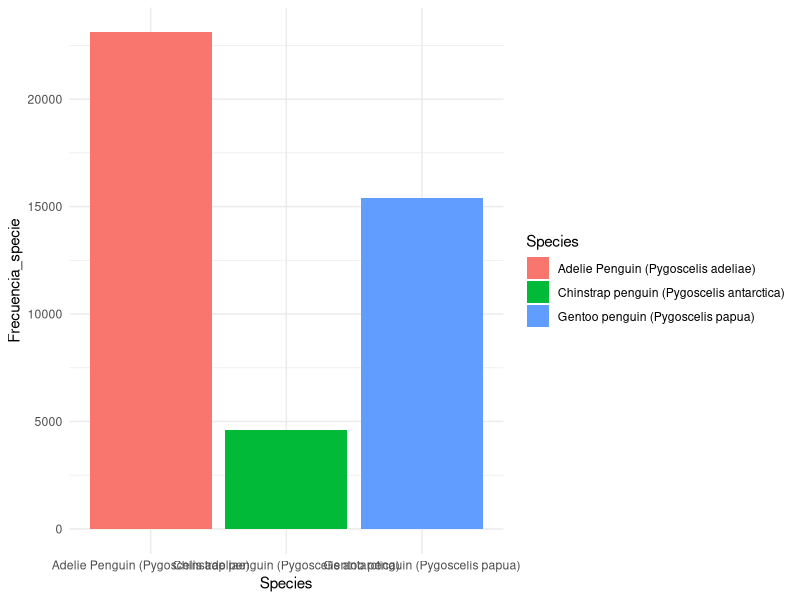
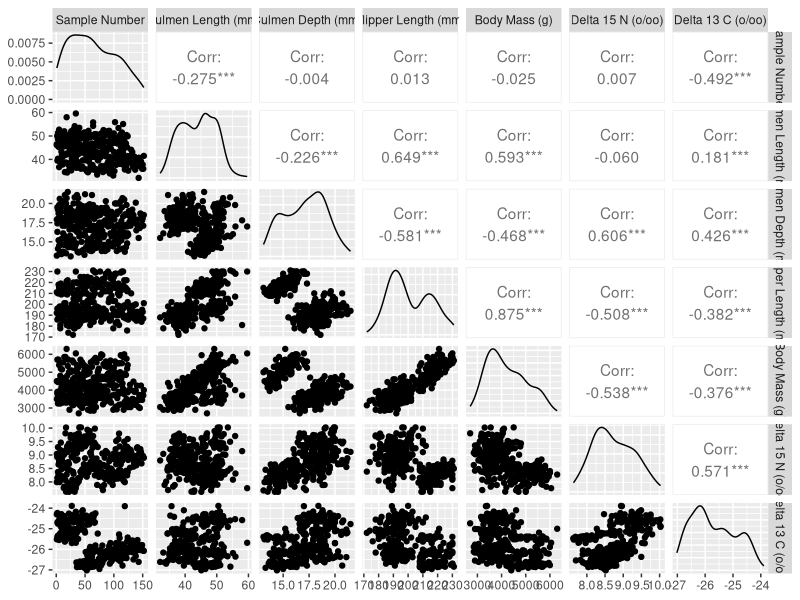

Source code (R) for these figures, in order:
#Title: Data analyst 1
# Author: Juda Juan Pablo
# Date: 29-09-2026

# fist we need charge our library tidyverse
library(tidyverse)
library(palmerpenguins)

data <- palmerpenguins::penguins_raw
data2 <- palmerpenguins::penguins
class(data)
## first we need know about our data
dim(data)
glimpse(data)
names(data)

## how many species are in the dataset?
data %>%
      summarise(num_species = n_distinct(Species)
                )
## cuantos individuos pertenecen a cada especie?
data %>%
    count(Species) ## we compute the frecuency in the variable species

n_specie <- data %>%
    group_by(Species) %>%
    mutate(Frecuencia_specie = n()) %>% 
    ungroup()

ggplot(data = n_specie, aes(x = Species, y= Frecuencia_specie, fill = Species)) + 
  geom_bar(stat = "identity") +
  theme_minimal()
## how many missing values are
sum(is.na(data))


result_na <-c() ## vector vacio
for (columna in data)
{
  n_na <- sum(is.na(columna)) ## guardamos un vector para los resultados de cada iteracion
  ## guardamos el resultado en este vector
  result_na = c(result_na, n_na) ## agregamos estos resultados al vector vacio
}
result_na

data_na <- data.frame(Variable = colnames(data),
                      na = result_na)
data_na

data_na %>%
        mutate(porcentaje_na = na/nrow(data)* 100)






























## aqui comenzamos aver correlaciones entre las variables solamente numericas

data_numeric <- data %>%
                select(where(is.numeric)) %>%
                drop_na() ## quitamos valores na

cor <- cor(data_numeric)
library(GGally)
ggpairs(data_numeric)
